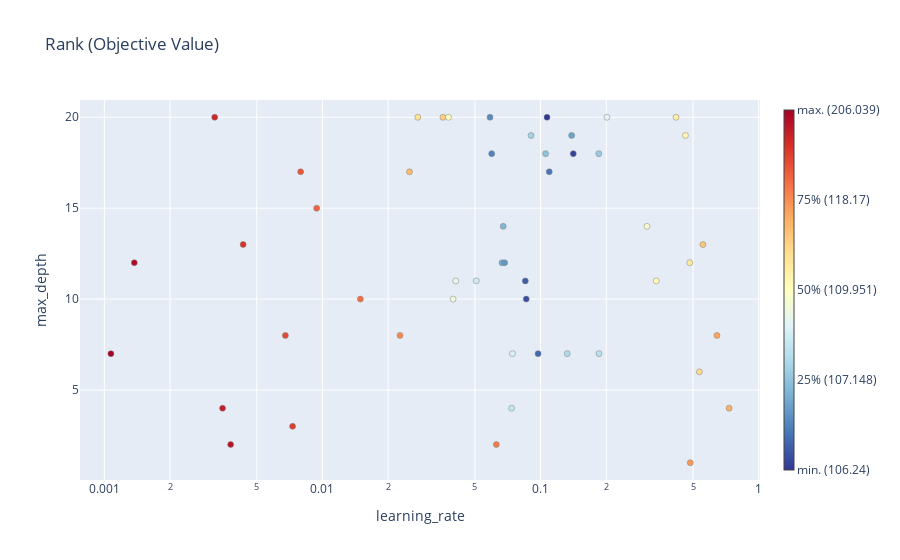

The notebook cell this image was saved under:
### Markdown cell above
We can observe a region where `learning_rate < 0.02` in which the objective value is high.  
To improve the optimization process, we could **increase the lower bound of the learning rate to 0.02** instead of 0.001.

Additionally, we notice that trials with `max_depth < 7` rarely lead to good performance.  
We could further **restrict the search space** by adjusting the lower bound of `max_depth`.

These adjustments would guide Optuna to focus on regions with better performance, allowing it to explore the most promising areas in more detail.

We can also perform a quick validation using `optuna.visualization.plot_rank()` to identify which hyperparameter ranges consistently provide the best results.

### Code cell
optuna.visualization.plot_rank(study=study, params=["learning_rate","max_depth"])

### Figure 1 — Plotly figure (JSON) as saved in the notebook; plotly's stock layout.template omitted (floating-point values rounded to 4 significant figures)
{"data": [{"hovertemplate": "%{hovertext}<extra></extra>", "hovertext": ["Trial #0<br>max_depth: 8<br>learning_rate: 0.6436364315084161<br>l2_regularization: 0.0<br><b>Objective Value: 116.45111295279241</b>", "Trial #1<br>max_depth: 18<br>learning_rate: 0.05968147125797707<br>l2_regularization: 1.0<br><b>Objective Value: 106.64345657837573</b>", "Trial #2<br>max_depth: 4<br>learning_rate: 0.003481940932030817<br>l2_regularization: 50.0<br><b>Objective Value: 187.54770248100584</b>", "Trial #3<br>max_depth: 3<br>learning_rate: 0.007295686093122071<br>l2_regularization: 1.0<br><b>Objective Value: 169.60875747445698</b>", "Trial #4<br>max_depth: 12<br>learning_rate: 0.0013715946543834<br>l2_regularization: 50.0<br><b>Objective Value: 204.30634487071012</b>", "Trial #5<br>max_depth: 17<br>learning_rate: 0.007941507417113072<br>l2_regularization: 0.1<br><b>Objective Value: 151.83548391492607</b>", "Trial #6<br>max_depth: 1<br>learning_rate: 0.4856830940160751<br>l2_regularization: 0.1<br><b>Objective Value: 118.10157566212587</b>", "Trial #7<br>max_depth: 4<br>learning_rate: 0.7317927858928183<br>l2_regularization: 0.1<br><b>Objective Value: 115.39004957560152</b>", "Trial #8<br>max_depth: 2<br>learning_rate: 0.0037929830616928737<br>l2_regularization: 50.0<br><b>Objective Value: 197.91657752729296</b>", "Trial #9<br>max_depth: 8<br>learning_rate: 0.0067600307410323295<br>l2_regularization: 50.0<br><b>Objective Value: 163.76106186541762</b>", "Trial #10<br>max_depth: 18<br>learning_rate: 0.1848970871985383<br>l2_regularization: 1.0<br><b>Objective Value: 107.25766201718629</b>", "Trial #11<br>max_depth: 19<br>learning_rate: 0.13879350931215192<br>l2_regularization: 1.0<br><b>Objective Value: 106.86579840666481</b>", "Trial #12<br>max_depth: 17<br>learning_rate: 0.025059371248829204<br>l2_regularization: 1.0<br><b>Objective Value: 114.92978892268198</b>", "Trial #13<br>max_depth: 10<br>learning_rate: 0.08594758404940435<br>l2_regularization: 1.0<br><b>Objective Value: 106.51426156672777</b>", "Trial #14<br>max_depth: 10<br>learning_rate: 0.03972684339331107<br>l2_regularization: 1.0<br><b>Objective Value: 109.08550411279977</b>", "Trial #15<br>max_depth: 14<br>learning_rate: 0.30759256231299137<br>l2_regularization: 50.0<br><b>Objective Value: 109.51049774833909</b>", "Trial #16<br>max_depth: 11<br>learning_rate: 0.33921584757580836<br>l2_regularization: 1.0<br><b>Objective Value: 110.33462771854597</b>", "Trial #17<br>max_depth: 2<br>learning_rate: 0.06267790206576238<br>l2_regularization: 10.0<br><b>Objective Value: 120.48488649594803</b>", "Trial #18<br>max_depth: 20<br>learning_rate: 0.0356624848244312<br>l2_regularization: 50.0<br><b>Objective Value: 114.00868465158658</b>", "Trial #19<br>max_depth: 15<br>learning_rate: 0.009405098801224582<br>l2_regularization: 10.0<br><b>Objective Value: 146.9471804899667</b>", "Trial #20<br>max_depth: 20<br>learning_rate: 0.0032053017593866354<br>l2_regularization: 1.0<br><b>Objective Value: 184.41684714976773</b>", "Trial #21<br>max_depth: 19<br>learning_rate: 0.46167920059998824<br>l2_regularization: 0.1<br><b>Objective Value: 110.71081322294846</b>", "Trial #22<br>max_depth: 20<br>learning_rate: 0.10703725712140856<br>l2_regularization: 0.0<br><b>Objective Value: 106.23972805435125</b>", "Trial #23<br>max_depth: 14<br>learning_rate: 0.06738879842069814<br>l2_regularization: 0.0<br><b>Objective Value: 107.00563833342714</b>", "Trial #24<br>max_depth: 20<br>learning_rate: 0.02735989115210933<br>l2_regularization: 0.0<br><b>Objective Value: 113.24731812309949</b>", "Trial #25<br>max_depth: 19<br>learning_rate: 0.09040703862515968<br>l2_regularization: 10.0<br><b>Objective Value: 107.27327671081083</b>", "Trial #26<br>max_depth: 20<br>learning_rate: 0.4179705769461756<br>l2_regularization: 0.0<br><b>Objective Value: 111.72621774852716</b>", "Trial #27<br>max_depth: 11<br>learning_rate: 0.040852592369190255<br>l2_regularization: 0.1<br><b>Objective Value: 108.43535139980486</b>", "Trial #28<br>max_depth: 4<br>learning_rate: 0.07367250670012099<br>l2_regularization: 1.0<br><b>Objective Value: 107.71486909175755</b>", "Trial #29<br>max_depth: 7<br>learning_rate: 0.0010712947096278532<br>l2_regularization: 0.0<br><b>Objective Value: 206.03853153099905</b>", "Trial #30<br>max_depth: 13<br>learning_rate: 0.004327772983792638<br>l2_regularization: 1.0<br><b>Objective Value: 175.1142546839667</b>", "Trial #31<br>max_depth: 20<br>learning_rate: 0.05862814611130388<br>l2_regularization: 1.0<br><b>Objective Value: 106.78871621566827</b>", "Trial #32<br>max_depth: 20<br>learning_rate: 0.03783876499948317<br>l2_regularization: 0.1<br><b>Objective Value: 109.56734001614623</b>", "Trial #33<br>max_depth: 11<br>learning_rate: 0.0851191478596688<br>l2_regularization: 10.0<br><b>Objective Value: 106.57265016415045</b>", "Trial #34<br>max_depth: 12<br>learning_rate: 0.06656301540233617<br>l2_regularization: 10.0<br><b>Objective Value: 106.98485220826815</b>", "Trial #35<br>max_depth: 7<br>learning_rate: 0.09738742511013647<br>l2_regularization: 10.0<br><b>Objective Value: 106.62087703317414</b>", "Trial #36<br>max_depth: 12<br>learning_rate: 0.4832848165957116<br>l2_regularization: 10.0<br><b>Objective Value: 112.83379568377052</b>", "Trial #37<br>max_depth: 7<br>learning_rate: 0.0743129155992462<br>l2_regularization: 50.0<br><b>Objective Value: 108.2216730212735</b>", "Trial #38<br>max_depth: 7<br>learning_rate: 0.13245801825215728<br>l2_regularization: 10.0<br><b>Objective Value: 107.36702828324992</b>", "Trial #39<br>max_depth: 8<br>learning_rate: 0.022672890677354895<br>l2_regularization: 10.0<br><b>Objective Value: 118.19337653433473</b>", "Trial #40<br>max_depth: 10<br>learning_rate: 0.014918659722108598<br>l2_regularization: 0.0<br><b>Objective Value: 128.00355516654767</b>", "Trial #41<br>max_depth: 12<br>learning_rate: 0.06841733379649337<br>l2_regularization: 1.0<br><b>Objective Value: 106.81958041167422</b>", "Trial #42<br>max_depth: 17<br>learning_rate: 0.10959314366291745<br>l2_regularization: 0.0<br><b>Objective Value: 106.63196978347527</b>", "Trial #43<br>max_depth: 18<br>learning_rate: 0.14124914813455888<br>l2_regularization: 0.0<br><b>Objective Value: 106.32932502326777</b>", "Trial #44<br>max_depth: 7<br>learning_rate: 0.1852644599694422<br>l2_regularization: 0.0<br><b>Objective Value: 107.38123619574282</b>", "Trial #45<br>max_depth: 18<br>learning_rate: 0.10543009476990717<br>l2_regularization: 0.0<br><b>Objective Value: 107.11109356303018</b>", "Trial #46<br>max_depth: 13<br>learning_rate: 0.5552817791074284<br>l2_regularization: 0.0<br><b>Objective Value: 114.52462122214982</b>", "Trial #47<br>max_depth: 11<br>learning_rate: 0.050724294293077225<br>l2_regularization: 10.0<br><b>Objective Value: 108.01266162999403</b>", "Trial #48<br>max_depth: 6<br>learning_rate: 0.5347089656296462<br>l2_regularization: 10.0<br><b>Objective Value: 113.49816113862987</b>", "Trial #49<br>max_depth: 20<br>learning_rate: 0.20151228966414866<br>l2_regularization: 0.0<br><b>Objective Value: 108.27669857190796</b>"], "marker": {"color": ["rgb(252.0, 165.0, 93.0)", "rgb(80.0, 130.0, 187.0)", "rgb(196.0, 29.0, 39.0)", "rgb(222.0, 62.0, 45.0)", "rgb(175.0, 10.0, 38.0)", "rgb(233.0, 87.0, 57.0)", "rgb(250.0, 151.0, 87.0)", "rgb(253.0, 177.0, 100.0)", "rgb(185.0, 20.0, 38.0)", "rgb(227.0, 74.0, 51.0)", "rgb(152.0, 202.0, 225.0)", "rgb(108.0, 164.0, 204.0)", "rgb(253.0, 187.0, 109.0)", "rgb(57.0, 80.0, 162.0)", "rgb(239.0, 249.0, 220.0)", "rgb(246.0, 251.0, 208.0)", "rgb(255.0, 252.0, 186.0)", "rgb(246.0, 125.0, 74.0)", "rgb(254.0, 208.0, 129.0)", "rgb(239.0, 99.0, 62.0)", "rgb(206.0, 39.0, 39.0)", "rgb(255.0, 246.0, 177.0)", "rgb(49.0, 54.0, 149.0)", "rgb(129.0, 184.0, 215.0)", "rgb(254.0, 227.0, 148.0)", "rgb(163.0, 211.0, 230.0)", "rgb(254.0, 239.0, 167.0)", "rgb(233.0, 246.0, 232.0)", "rgb(196.0, 229.0, 240.0)", "rgb(165.0, 0.0, 38.0)", "rgb(216.0, 49.0, 40.0)", "rgb(89.0, 141.0, 192.0)", "rgb(252.0, 254.0, 197.0)", "rgb(61.0, 93.0, 168.0)", "rgb(118.0, 175.0, 210.0)", "rgb(65.0, 105.0, 174.0)", "rgb(254.0, 233.0, 157.0)", "rgb(218.0, 240.0, 246.0)", "rgb(174.0, 219.0, 234.0)", "rgb(248.0, 138.0, 80.0)", "rgb(244.0, 112.0, 68.0)", "rgb(99.0, 152.0, 198.0)", "rgb(70.0, 118.0, 181.0)", "rgb(53.0, 67.0, 155.0)", "rgb(185.0, 224.0, 237.0)", "rgb(141.0, 193.0, 220.0)", "rgb(253.0, 197.0, 119.0)", "rgb(207.0, 235.0, 243.0)", "rgb(254.0, 218.0, 138.0)", "rgb(227.0, 244.0, 243.0)"], "line": {"color": "Grey", "width": 0.5}}, "mode": "markers", "showlegend": false, "type": "scatter", "x": [0.6436, 0.05968, 0.003482, 0.007296, 0.001372, 0.007942, 0.4857, 0.7318, 0.003793, 0.00676, 0.1849, 0.1388, 0.02506, 0.08595, 0.03973, 0.3076, 0.3392, 0.06268, 0.03566, 0.009405, 0.003205, 0.4617, 0.107, 0.06739, 0.02736, 0.09041, 0.418, 0.04085, 0.07367, 0.001071, 0.004328, 0.05863, 0.03784, 0.08512, 0.06656, 0.09739, 0.4833, 0.07431, 0.1325, 0.02267, 0.01492, 0.06842, 0.1096, 0.1412, 0.1853, 0.1054, 0.5553, 0.05072, 0.5347, 0.2015], "y": [8, 18, 4, 3, 12, 17, 1, 4, 2, 8, 18, 19, 17, 10, 10, 14, 11, 2, 20, 15, 20, 19, 20, 14, 20, 19, 20, 11, 4, 7, 13, 20, 20, 11, 12, 7, 12, 7, 7, 8, 10, 12, 17, 18, 7, 18, 13, 11, 6, 20]}, {"hoverinfo": "none", "marker": {"cmax": 1, "cmin": 0, "colorbar": {"thickness": 10, "ticktext": ["min. (106.24)", "25% (107.148)", "50% (109.951)", "75% (118.17)", "max. (206.039)"], "tickvals": [0, 0.25, 0.5, 0.75, 1]}, "colorscale": [[0, "rgb(49,54,149)"], [0.1, "rgb(69,117,180)"], [0.2, "rgb(116,173,209)"], [0.3, "rgb(171,217,233)"], [0.4, "rgb(224,243,248)"], [0.5, "rgb(255,255,191)"], [0.6, "rgb(254,224,144)"], [0.7, "rgb(253,174,97)"], [0.8, "rgb(244,109,67)"], [0.9, "rgb(215,48,39)"], [1, "rgb(165,0,38)"]], "showscale": true}, "mode": "markers", "showlegend": false, "type": "scatter", "x": [null], "y": [null]}], "layout": {"title": {"text": "Rank (Objective Value)"}, "xaxis": {"range": [-3.112, 0.006112], "title": {"text": "learning_rate"}, "type": "log"}, "yaxis": {"range": [0.05, 20.95], "title": {"text": "max_depth"}}}}
